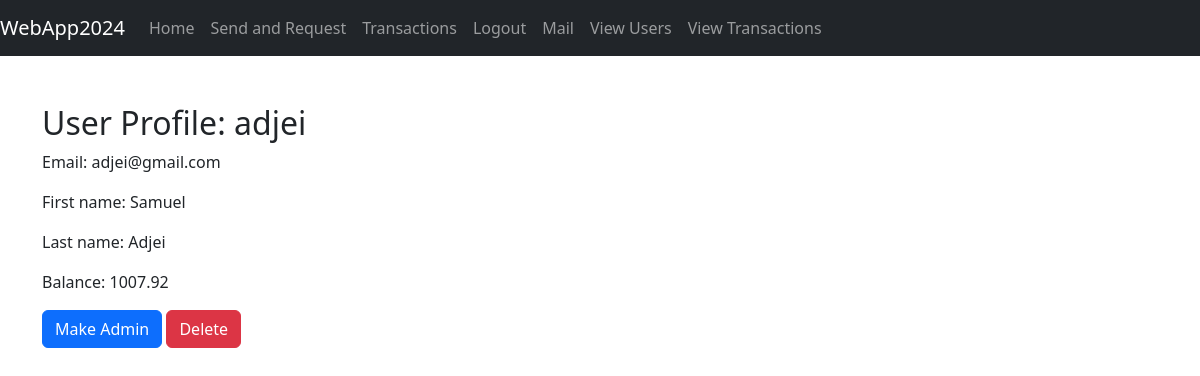
The app's page /adminapp/users/2/ (signed in) with its own data.
### register/models.py (models this page shows, shortened)
class User(AbstractUser):
    CURRENCY_CHOICES = [
        ('GBP', 'British Pound'),
        ('USD', 'US Dollar'),
        ('EUR', 'Euro'),
    ]
    initial_balance = models.DecimalField(max_digits=10, decimal_places=2, default=1000)
    currency = models.CharField(
        max_length=3,
        choices=CURRENCY_CHOICES,
        default='GBP',
        help_text=_('Select your preferred currency.'),
    )

### payapp/models.py (models this page shows, shortened)
class Account(models.Model):
    user = models.OneToOneField(settings.AUTH_USER_MODEL, on_delete=models.CASCADE, related_name='account')
    balance = models.DecimalField(max_digits=10, decimal_places=2, default=1000.00)
    currency = models.CharField(max_length=3, choices=CURRENCY_CHOICES, default='GBP', help_text=_('Select your preferred currency.'))

### adminapp/views.py (the view, shortened to what this page needs)
# urls.py: path('users/<int:user_id>/', views.user_profile, name='user_profile'),
@login_required
def user_profile(request, user_id):
    user = get_object_or_404(User, pk=user_id)
    if 'make_admin' in request.POST:
        user.is_staff = True
        user.save()
        messages.success(request, f"{user.username} has been made an admin.")
        user.refresh_from_db()
        return redirect('adminapp:user_profile', user_id=user_id)
    return render(request, 'adminapp/user_profile.html', {'profile_user': user})

### templates/adminapp/user_profile.html (shortened to what this page needs)
{% extends 'base.html' %}
{% block content %}
    <h2>User Profile: {{ profile_user.username }}</h2>
    <p>Email: {{ profile_user.email }}</p>
    <p>First name: {{ profile_user.first_name }}</p>
    <p>Last name: {{ profile_user.last_name }}</p>
    <p>Balance: {{ profile_user.account.balance }}</p>
    <form method="post">
        {% if not profile_user.is_staff %}
            <button type="submit" name="make_admin" class="btn btn-primary">Make Admin</button>
        {% endif %}
        {% if request.user.is_superuser and profile_user != request.user %}
            <form method="post" action="{% url 'adminapp:delete_user' profile_user.id%}">
                <button type="submit" class="btn btn-danger">Delete</button>
            </form>
        {% endif %}
    </form>
{% endblock %}

### records on screen
User: username "adjei", email "adjei@gmail.com", first_name "Samuel", last_name "Adjei", account.balance "1007.92"
